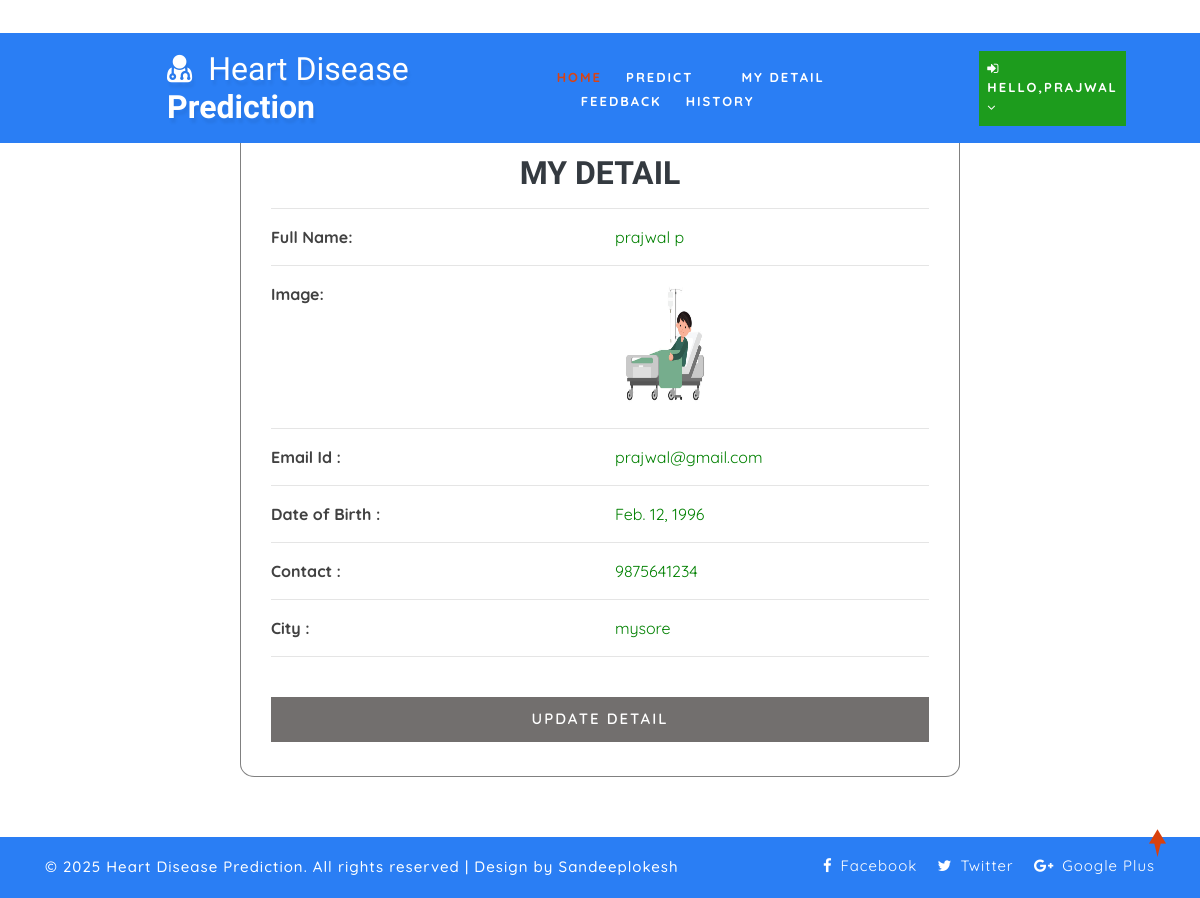
Page /profile_doctor (signed in) on the committed database.
### health/models.py (models this page shows, shortened)
class Patient(models.Model):
    user = models.ForeignKey(User, on_delete=models.CASCADE, null=True)
    contact = models.CharField(max_length=100, null=True)
    address = models.CharField(max_length=100, null=True)
    dob = models.DateField(null=True)
    image = models.FileField(null=True, blank=True)

### health/views.py (the view)
# urls.py: path('profile_doctor', View_My_Detail, name="profile_doctor"),
@login_required(login_url="login")
def View_My_Detail(request):
    user = request.user
    try:
        profile = Patient.objects.get(user=user)
        error = "pat"
    except Patient.DoesNotExist:
        profile = Doctor.objects.get(user=user)
        error = ""
    return render(request, 'profile_doctor.html', {'error': error, 'pro': profile})

### health/templates/profile_doctor.html (shortened to what this page needs)
{% extends 'index.html' %}
{% load static %}
{% block body %}
<div class="container" style="width:60%;margin-top:8%;margin-bottom:5%;background:white;border-radius:2%;border:1px solid grey">
    <br>
    <h2 class="w3ls-title text-uppercase text-dark font-weight-bold" align="center">My Detail</h2>
    <div align="left" class="container-fluid" style="width:100%;margin-bottom:5%">
        <hr>
        <div class="row">
            <div class="col-md-6 div2" style="color: #414141; font-weight: 900;">
                <strong>Full Name:</strong>
            </div>
            <div class="col-md-6 div1">
                {{ pro.user.first_name }} {{ pro.user.last_name }}
            </div>
        </div>
        <hr>
        <div class="row">
            <div class="col-md-6 div2" style="color: #414141; font-weight: 900;">
                <strong>Image:</strong>
            </div>
            <div class="col-md-6">
                <img src="{{ pro.image.url }}" style="width:100px;height:130px" />
            </div>
        </div>
        <hr>
        <div class="row">
            <div class="col-md-6 div2" style="color: #414141; font-weight: 900;">
                <strong>Email Id :</strong>
            </div>
            <div class="col-md-6 div1">
                {{ pro.user.email }}
            </div>
        </div>
        <hr>
        <div class="row">
            <div class="col-md-6 div2" style="color: #414141; font-weight: 900;">
                <strong>Date of Birth :</strong>
            </div>
            <div class="col-md-6 div1">
                {{ pro.dob }}
            </div>
        </div>
        <hr>
        <div class="row">
            <div class="col-md-6 div2" style="color: #414141; font-weight: 900;">
                <strong>Contact :</strong>
            </div>
            <div class="col-md-6 div1">
                {{ pro.contact }}
            </div>
        </div>
        <hr>
        <div class="row">
            <div class="col-md-6 div2" style="color: #414141; font-weight: 900;">
                <strong>City :</strong>
            </div>
            <div class="col-md-6 div1">
                {{ pro.address }}
            </div>
        </div>
        <hr>
        <div class="login px-sm-12" style="width:100%">
            <a href="{% url 'edit_profile' %}">
                <button class="btn submit mt-4" style="width:100%; background-color: #726f6e;">Update Detail</button>
            </a>
        </div>
    </div>
</div>
{% endblock %}

### health/templates/index.html (shortened to what this page needs)
<!DOCTYPE html>
{% load static %}
<html lang="zxx">
<head>
	<link rel="stylesheet" href="{% static 'css/bootstrap.css' %}">
	<link href="{% static 'css/css_slider.css' %}" type="text/css" rel="stylesheet" media="all">
	<link rel="stylesheet" href="{% static 'css/style.css' %}" type="text/css" media="all" />
	<link href="{% static 'css/font-awesome.min.css' %}" rel="stylesheet">
<link rel='stylesheet' type='text/css' href="https://cdn.datatables.net/1.10.21/css/jquery.dataTables.min.css">
<link rel='stylesheet' type='text/css' href="https://cdn.datatables.net/buttons/1.6.2/css/buttons.dataTables.min.css">
</head>
<body>
	<div id="home" style="margin-bottom:2%">
		<header>
			<div class="top-bar py-3">
				<div class="container">
					<div class="row">
						<div class="col-xl-7 col-lg-6 col-md-4 top-social-agile text-md-right text-center mt-md-0 mt-2">
							<div class="row">
								<div class="col-xl-3 col-lg-4 col-6 top-w3layouts p-md-0 text-right">
								</div>
								<div class="col-xl-3 col-lg-4 col-6 header-w3layouts text-md-right text-left">
								</div>
							</div>
						</div>
					</div>
				</div>
			</div>
		</header>
		<div class="main-top" style="background:rgb(42, 126, 244)">
			<div class="container-fluid">
				<div class="header d-md-flex justify-content-between align-items-center py-3">
					<div id="logo" style="margin-left:13%">
						<h1>
							<a href="index.html">
								<span class="fa fa-user-md mr-2"></span>
								<span class="logo-sp">Heart Disease</span> Prediction
							</a>
						</h1>
					</div>
					{% if request.user.is_staff %}
					<div class="nav_w3ls" style="margin-right:4%">
						<nav>
							<label for="drop1" class="toggle">Menu</label>
							<input type="checkbox" id="drop1" />
							<ul class="menu" style="padding:15px;width:100%">
								<li class="mx-lg-4 mx-md-3 my-md-0 my-2"><a href="{% url 'admin_home' %}" >Home</a></li>
								<li>
									<label for="drop-2" class="toggle toogle-2"> <span class="fa fa-angle-down" aria-hidden="true"></span>
									</label>
									<a href="#"> Doctor <span class="fa fa-angle-down" aria-hidden="true"></span></a>
									<ul style="margin-top:2%;width:40%;margin-right:0%">
										<li style="width:100%;"><a href="/add_doctor" class="drop-text">Add Doctor</a></li>
										<li style="width:100%;"><a href="/view_doctor" class="drop-text">View Doctor</a></li>
									</ul>
								</li>
								<li class="mx-lg-4 mx-md-3 my-md-0 my-2"><a href="/view_patient">Patient</a></li>
								<li class="mx-lg-4 mx-md-3 my-md-0 my-2">
									<a href="/view_search_pat">Searched Data</a></li>
								<li><a href="/view_feedback">Feedback</a></li>
							</ul>
						</nav>
					</div>
					<div class="nav_w3ls" style="margin-right:3%">
						<nav>
							<label for="drop2" class="toggle">Menu</label>
							<input type="checkbox" id="drop2" />
							<ul class="menu">
								<li class="mx-lg-4 mx-md-3 my-md-0 my-2" style="background:red;padding:8px">
									<label for="drop-2" class="toggle toogle-2"> <span class="fa fa-angle-down" aria-hidden="true"></span>
									</label>
									<a href="#"><i class="fa fa-user"></i> {{request.user.username}} <span class="fa fa-angle-down" aria-hidden="true"></span></a>
									<ul style="margin-top:10%;width:80%;margin-right:5%">
										<li style="width:100%;"><a href="{% url 'change_password' %}" class="drop-text">Password</a></li>
										<li style="width:100%;"><a href="{% url 'logout' %}" class="drop-text">Logout</a></li>
									</ul>
								</li>
							</ul>
						</nav>
					</div>
					{% elif request.user.patient_set.all.0 %}
					<div class="nav_w3ls" style="margin-left:5%;font-weight:bold">
						<nav>
							<ul class="menu" style="padding:15px;width:100%">
								<li><a href="{% url 'patient_home' %}" class="active">Home</a></li>
								<li class="mx-lg-4 mx-md-3 my-md-0 my-2"><a href="/add_heartdetail">Predict</a></li>
								<li class="mx-lg-4 mx-md-3 my-md-0 my-2"><a href="/profile_doctor">My Detail</a></li>
								<li class="mx-lg-4 mx-md-3 my-md-0 my-2"><a href="/sent_feedback">Feedback</a></li>
								<li><a href="/view_search_pat">History</a></li>
							</ul>
						</nav>
					</div>
					<div class="nav_w3ls" style="margin-right:3%">
						<nav>
							<ul class="menu">
								<li class="mx-lg-4 mx-md-3 my-md-0 my-2" style="background:#1d9c1d;padding:8px">
									<a href="#"><i class="fa fa-sign-in"></i> Hello,{{request.user.username}} <span class="fa fa-angle-down" aria-hidden="true"></span></a>
								</li>
							</ul>
						</nav>
					</div>
					{% endif %}
				</div>
			</div>
		</div>
		{% block body %}
		{% endblock %}
	</div>
	<div class="copy-w3pvt" style="background:rgb(42, 126, 244);color:white">
		<div class="container py-3">
			<div class="row">
				<div class="col-lg-7 w3ls_footer_grid1_left text-lg-left text-center">
					<p style="color:white">&copy; 2025 Heart Disease Prediction. All rights reserved | Design by Sandeeplokesh</a>
					</p>
				</div>
				<div class="col-lg-5 w3ls_footer_grid_left1_pos text-lg-right text-center mt-lg-0 mt-2">
					<ul style="color:white">
						<li>
							<a href="#" style="color:white" class="facebook">
								<span class="fa fa-facebook-f mr-2"></span>Facebook</a>
						</li>
						<li class="mx-3">
							<a href="#" style="color:white" class="twitter">
								<span class="fa fa-twitter mr-2"></span>Twitter</a>
						</li>
						<li>
							<a href="#" style="color:white" class="google">
								<span class="fa fa-google-plus mr-2"></span>Google Plus</a>
						</li>
					</ul>
				</div>
			</div>
		</div>
	</div>
	<a href="#home" style="color:white" class="move-top text-center"></a>
</body>
</html>

### health/static/css/style.css (style rules this page uses)
body { padding: 0; margin: 0; background: #FFF; font-family: 'Quicksand', sans-serif; }
body a, body button { transition: 0.5s all; -webkit-transition: 0.5s all; -moz-transition: 0.5s all; -o-transition: 0.5s all; -ms-transition: 0.5s all; text-decoration: none; }
html { scroll-behavior: smooth; }
h1, h2, h3, h4, h5, h6 { margin: 0; padding: 0; font-family: 'Mukta', sans-serif; }
p { margin: 0; padding: 0; font-size: 15px; letter-spacing: 1px; line-height: 1.9; color: #999; font-family: 'Quicksand', sans-serif; }
ul, ol { margin: 0; padding: 0; }
a.move-top { width: 34px; height: 34px; background: url(../images/move-top.png) no-repeat; display: inline-block; position: fixed; bottom: 4%; right: 2%; z-index: 0; }
#home { position: relative; }
.main-top { position: absolute; z-index: 999; width: 100%; background: rgba(0, 0, 0, 0.4); }
nav { margin: 0; padding: 0; }
#logo a { float: left; display: initial; font-weight: 700; font-size: 32px; color: #fff; text-shadow: 2px 5px 3px rgba(0, 0, 0, 0.06); padding: 0; }
span.logo-sp { font-weight: 100; }
nav:after { content: ""; display: table; clear: both; }
nav ul { float: right; padding: 0; margin: 0; list-style: none; position: relative; }
nav ul li { margin: 0px; display: inline-block; float: left; }
nav a { padding: 0; color: #fff; font-size: 13px; letter-spacing: 2px; font-weight: 700; text-transform: uppercase; display: inline-block; transition: 0.5s all; -webkit-transition: 0.5s all; -moz-transition: 0.5s all; -o-transition: 0.5s all; -ms-transition: 0.5s all; }
.menu li a.active, .menu li a:hover { color: #2196f3; transition: 0.5s all; -webkit-transition: 0.5s all; -moz-transition: 0.5s all; -o-transition: 0.5s all; -ms-transition: 0.5s all; color: #d84315; }
li>a:only-child:after { content: ''; }
.w3ls_footer_grid_left1_pos ul li, ul.list-part li { display: inline-block; }
.w3ls_footer_grid_left1_pos ul li a { color: #000; text-decoration: none; letter-spacing: 1px; font-size: 15px; }
.w3ls_footer_grid1_left p { color: #484848; font-weight: 500; }
.login button { background: #d84315; color: #fff; font-weight: 600; letter-spacing: 2px; font-size: 15px; padding: 10px 30px; text-transform: uppercase; border-radius: 0px; }

### health/templates/profile_doctor.html (style rules this page uses)
.div1 { color: green; }
.div2 { color: red; }

### rows in the picture
Patient: user.first_name "prajwal", user.last_name "p", image (picture), user.email "prajwal@gmail.com", dob "Feb. 12, 1996", contact "9875641234", address "mysore"

### other values in the picture
{{ request.user.username }} "PRAJWAL"
